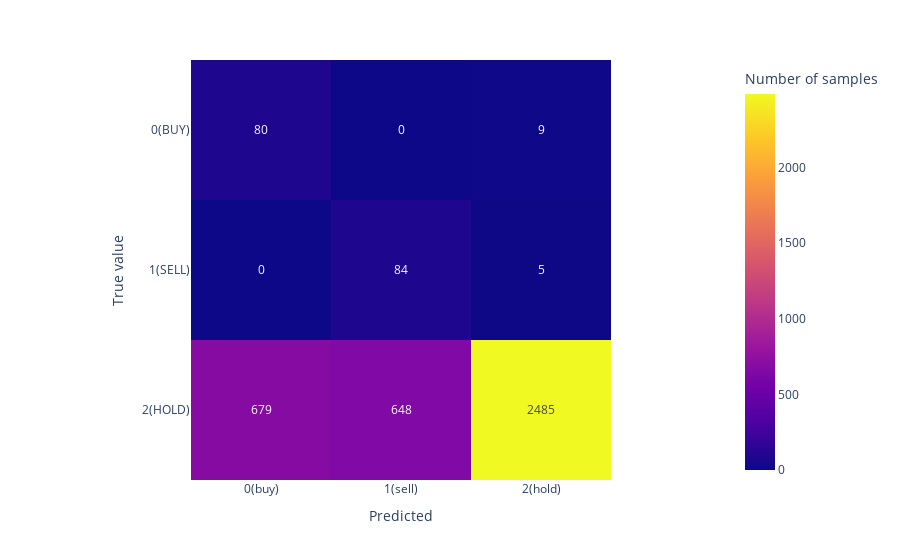

The code cell stored with this chart in its notebook:
### Markdown cell above
### 2.4 - Predictions

We can finally use our model to predict whether a point is a minimum, maximum or neither. Let's see the confusion matrix to evaluate the quality of those forecasts.

### Code cell
X = train_df[feature_subset]
y = train_df[target]

scaler = MinMaxScaler().fit(X)
X_scaled = scaler.transform(X)

if tune == True:
    lr = LogisticRegression(C=opt['LR_study'][idx].best_trial.params['lr_C'], max_iter=max_iter, class_weight='balanced')
else:
    lr = LogisticRegression(max_iter=max_iter, class_weight='balanced')
    
lr.fit(X_scaled, y)

preds = lr.predict(X_scaled)
px.imshow(confusion_matrix(y, preds), 
labels=dict(x='Predicted', y='True value', color='Number of samples'),
                x=['0(buy)', '1(sell)', '2(hold)'],
                y=['0(BUY)', '1(SELL)', '2(HOLD)'], text_auto='.0f')

### Figure 1 — Plotly figure (JSON) as saved in the notebook; plotly's stock layout.template omitted (floating-point values rounded to 4 significant figures)
{"data": [{"coloraxis": "coloraxis", "hovertemplate": "Predicted: %{x}<br>True value: %{y}<br>Number of samples: %{z}<extra></extra>", "name": "0", "texttemplate": "%{z:.0f}", "type": "heatmap", "x": ["0(buy)", "1(sell)", "2(hold)"], "xaxis": "x", "y": ["0(BUY)", "1(SELL)", "2(HOLD)"], "yaxis": "y", "z": [[80, 0, 9], [0, 84, 5], [679, 648, 2485]]}], "layout": {"coloraxis": {"colorbar": {"title": {"text": "Number of samples"}}, "colorscale": [[0, "#0d0887"], [0.1111, "#46039f"], [0.2222, "#7201a8"], [0.3333, "#9c179e"], [0.4444, "#bd3786"], [0.5556, "#d8576b"], [0.6667, "#ed7953"], [0.7778, "#fb9f3a"], [0.8889, "#fdca26"], [1, "#f0f921"]]}, "margin": {"t": 60}, "xaxis": {"anchor": "y", "constrain": "domain", "domain": [0, 1], "scaleanchor": "y", "title": {"text": "Predicted"}}, "yaxis": {"anchor": "x", "autorange": "reversed", "constrain": "domain", "domain": [0, 1], "title": {"text": "True value"}}}}
